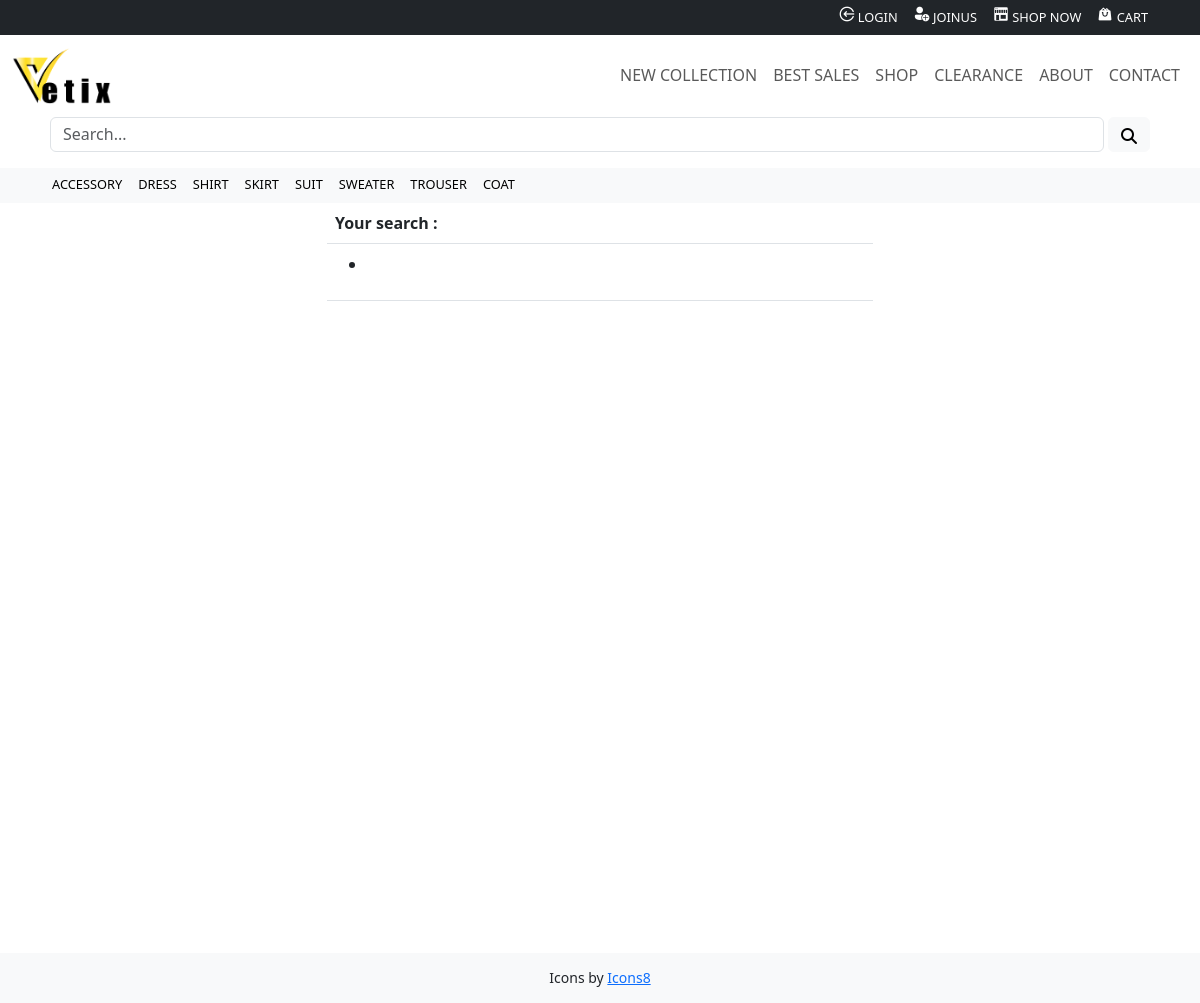
The page /search.php on the database as committed earlier.
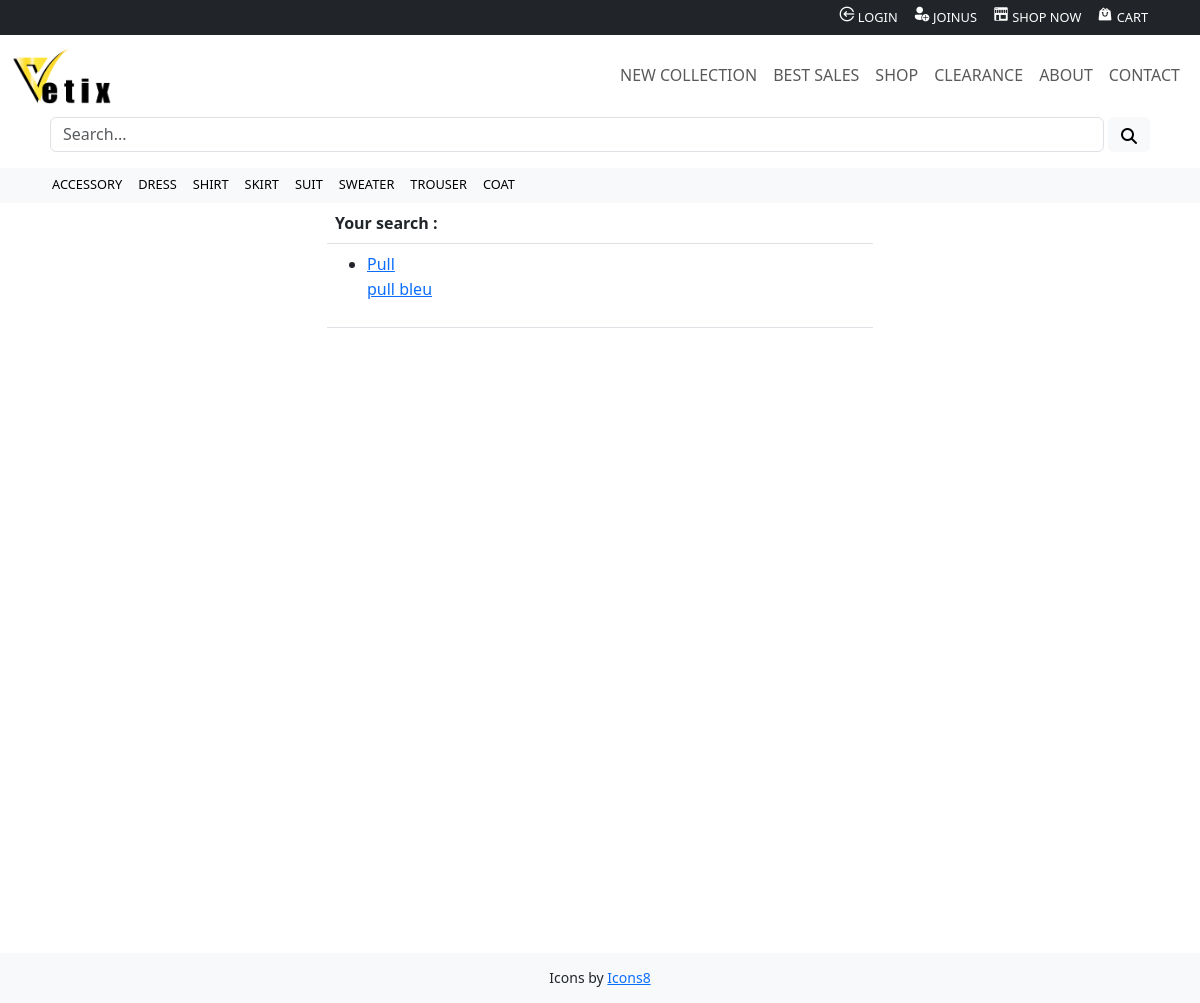
The same page on the database as committed later.
### tables this page shows
CREATE TABLE `product` (
  `id_product` int(11) NOT NULL,
  `title` varchar(255) NOT NULL,
  `description` text NOT NULL,
  `image` varchar(255) NOT NULL,
  `price` int(11) NOT NULL,
  `sales` tinyint(1) NOT NULL DEFAULT 0
);

### inc/class/Model.php (called while the page is built, shortened)
<?php
abstract class Model
{
    public function __construct()
    {
        $host = 'localhost';
        $dbname = 'boutique';
        $dbUser = 'root';
        $dbPass = '';
        try {
            $this->bdd = new PDO("mysql:host=$host;dbname=$dbname;charset=utf8", $dbUser, $dbPass);
        } catch (PDOException $e) {
            echo "Erreur : " . $e->getMessage();
            die();
        }
    }
}

### inc/class/User.php (called while the page is built, shortened)
<?php
require_once 'Model.php';
class User extends Model
{
    private $role;
    public function isAdmin()
    {
        if ($this->role === "admin") {
            return true;
        } else {
            return false;
        }
    }
    public function isLogged()
    {
        if (isset($_SESSION['user'])) {
            return true;
        } else {
            return false;
        }
    }
}

### inc/class/Product.php (called while the page is built, shortened)
<?php
require_once "Model.php";
class Product extends Model{
    protected $bdd;
    public function searchProducts($search) {
        $search = htmlspecialchars($search) . "%";
        $query = $this->bdd->prepare("SELECT id_product, title FROM product WHERE title LIKE :search LIMIT 0,20;");
        $query->execute([':search' => $search]);
        $result = $query->fetchAll(PDO::FETCH_ASSOC);
        return $result;
    }
}
?>

### search.php (the view, shortened to what this page needs)
<?php
require_once './inc/class/Product.php';
?>
<!DOCTYPE html>
<html lang="fr">
<head>
    <link rel="stylesheet" href="inc/css/style.css">
    <link rel="stylesheet" href="https://cdn.jsdelivr.net/npm/bootstrap@5.3.0-alpha3/dist/css/bootstrap.min.css">
</head>
<body>
    <div class="wrapper">
        <?php include 'inc/header.php'; ?>
        <main class="container min-vh-100 justify-content-center align-items-center">
            <section class="row ">
                <div class="col-md-6 m-auto">
                    <table class="table table-hover">
                        <thead>
                            <tr>
                                <th scope="col text-white">Your search :</th>
                            </tr>
                        </thead>
                        <tbody>
                            <?php
                            $search = $_GET['search'];
                            $results = $product->searchProducts($search);
                            ?>
                            <tr>
                                <td>
                                    <ul>
                                        <li>
                                            <?php foreach ($results as $result): ?>
                                                <a href="product.php?id=<?= $result['id_product'] ?>"> <?=$result['title'] ?></a>
                                            <?php endforeach; ?>
                                        </li>
                                    </ul>
                                </td>
                            </tr>
                        </tbody>
                    </table>
                </div>
            </section>
        </main>
    </div>
    <?php include 'inc/footer.php'; ?>
</body>
</html>

### inc/header.php (shortened to what this page needs)
<?php
require_once 'class/User.php';
require_once 'class/Product.php';
$user = new User();
$product = new Product();
?>
<header class="header">
    <div class="d-flex">
        <nav class="topmenu navbar navbar-expand-md navbar-black bg-dark px-3">
            <div class="container-fluid justify-content-end">
                <?php
                if ($user->isAdmin()) { ?>
                    <ul class="navbar-nav flex-row mx-3">
                        <li class="currentUser">
                            <a class="nav-link" href="profile.php">id="currentUser"><?= $user->getLogin() ?></a>
                        </li>
                        <li class="nav-item">
                            <a class="nav-link" href="admin.php">Admin</a>
                        </li>
                        <li class="nav-item">
                            <a class="nav-link" href="index.php?logout=true">Logout</a>
                        </li>
                        <li class="nav-item">
                            <a class="nav-link" href="shop.php">Shop Now</a>
                        </li>
                        <li class="nav-item">
                            <a class="nav-link" href="cart.php">Cart</a>
                        </li>
                    </ul>
                    <?php
                } else { ?>
                    <ul class="navbar-nav flex-row mx-3">
                        <li class="nav-item">
                            <a class="nav-link" href="authentification.php?choice=login"><img class="menuIcon" src="inc/img/icons/login.png"/> Login</a>
                        </li>
                        <li class="nav-item">
                            <a class="nav-link" href="authentification.php?choice=register"><img class="menuIcon" src="inc/img/icons/join.png"/> JoinUs</a>
                        </li>
                        <li class="nav-item">
                            <a class="nav-link" href="shop.php"><img class="menuIcon" src="inc/img/icons/shop.png"/> Shop Now</a>
                        </li>
                        <li class="nav-item">
                            <a class="nav-link" href="cart.php"><img class="menuIcon" src="inc/img/icons/bag.png"/> Cart</a>
                        </li>
                    </ul>
                    <?php
                } ?>
            </div>
        </nav>
    </div>
    <section class="mainmenu">
        <nav class="navbar navbar-expand-md">
            <div class="container-fluid justify-content-end">
                <a class="navbar-brand me-auto" href="index.php"><img src="inc/img/design/logo_bk.png" alt="logo" width="100px"></a>
                <div class="collapse navbar-collapse" id="navbarNav">
                    <ul class="navbar-nav ms-auto mb-2 mb-lg-0">
                    <li class="nav-item">
                        <a class="nav-link lined" href="shop.php?page=new">New collection</a>
                    </li>
                    <li class="nav-item">
                        <a class="nav-link lined" href="shop.php?page=best">Best sales</a>
                    </li>
                    <li class="nav-item">
                        <a class="nav-link lined" href="shop.php">Shop</a>
                    </li>
                    <li class="nav-item">
                        <a class="nav-link lined" href="shop.php?page=clearance">Clearance</a>
                    </li>
                    <li class="nav-item">
                        <a class="nav-link lined" href="about.php">About</a>
                    </li>
                    <li class="nav-item">
                        <a class="nav-link lined" href="contact.php">Contact</a>
                    </li>
                    </ul>
                </div>
            </div>
        </nav>
        <div class="d-flex">
            <div class="col-lg-11 col-md-1 mx-auto">
                <form class="d-flex search" method="get" action="search.php">
                    <input id="search" class="form-control me-sm-1" type="text" name="search" placeholder="Search..." autocomplete="off">
                    <button class="btn btn-light my-sm-0" type="submit"><i class="fas fa-search"></i></button>
                </form>
            </div>
        </div>
    </section>
    <nav class="categmenu navbar navbar-expand-md navbar-black bg-light px-3">
        <div class="container-fluid justify-content-start">
            <ul class="navbar-nav flex-row mx-3">
                <li class="nav-item" class="nav-item">
                    <a class="nav-link lined" href="shop.php?page=accessory">accessory</a>
                </li>
                <li class="nav-item">
                    <a class="nav-link lined" href="shop.php?page=dress">dress</a>
                </li>
                <li class="nav-item">
                    <a class="nav-link lined" href="shop.php?page=shirt">shirt</a>
                </li>
                <li class="nav-item">
                    <a class="nav-link lined" href="shop.php?page=skirt">skirt</a>
                </li>
                <li class="nav-item">
                    <a class="nav-link lined" href="shop.php?page=suit">suit</a>
                </li>
                <li class="nav-item">
                    <a class="nav-link lined" href="shop.php?page=sweater">sweater</a>
                </li>
                <li class="nav-item">
                    <a class="nav-link lined" href="shop.php?page=trouser">trouser</a>
                </li>
                <li class="nav-item">
                    <a class="nav-link lined" href="shop.php?page=coat">coat</a>
                </li>
            </ul>
        </div>
    </nav>
</header>

### inc/footer.php
<footer class="footer d-flex align-items-center justify-content-center bg-light">
    <small>Icons by <a target="_blank" href="https://icons8.com">Icons8</a></small>
</footer>

### inc/css/style.css (style rules this page uses)
.wrapper { width: 100%; min-height: 100%; background: transparent; margin-bottom: -50px; }
.footer, .push { height: 50px; }
body { font-family: 'Open Sans', sans-serif; background-color: #fff; }
main { margin-top: 50px; width: 100%; min-height: 100vh; }
.container { width: 80%; margin: 0 auto; padding: 0; }
nav li { text-align: center; text-transform: uppercase; }
li > a:after { content: ''; display: block; height: 1.5px; background: #fdd162; transform: scaleX(0); transition: transform .3s; }
.menuIcon { display: inline; vertical-align: baseline; }
form.search { position: relative; background-color:transparent!important; height: 35px; }
.fa-search { margin-bottom: 5px; }
.topmenu, .categmenu { display: block; height: 35px; width: 100%; top: 0; }
.topmenu a { color: #fff; font-size: .8em; }
.categmenu a { color: #000; font-size: .8em; }
.mainmenu { display: block; width: 100%; top: 0; z-index: 999; }

Rows that differ between the two databases and show on the page:
added product: title "Pull"
added product: title "pull bleu"
